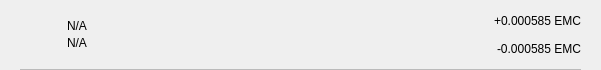
<?xml version="1.0" encoding="UTF-8"?>
<ui version="4.0">
 <class>TxRow</class>
 <widget class="QWidget" name="TxRow">
  <property name="geometry">
   <rect>
    <x>0</x>
    <y>0</y>
    <width>601</width>
    <height>70</height>
   </rect>
  </property>
  <property name="minimumSize">
   <size>
    <width>0</width>
    <height>40</height>
   </size>
  </property>
  <property name="windowTitle">
   <string>Form</string>
  </property>
  <layout class="QVBoxLayout" name="verticalLayout_3">
   <property name="spacing">
    <number>0</number>
   </property>
   <property name="leftMargin">
    <number>0</number>
   </property>
   <property name="topMargin">
    <number>0</number>
   </property>
   <property name="rightMargin">
    <number>0</number>
   </property>
   <property name="bottomMargin">
    <number>0</number>
   </property>
   <item>
    <widget class="QWidget" name="rowContainer" native="true">
     <layout class="QVBoxLayout" name="verticalLayout_2">
      <property name="spacing">
       <number>9</number>
      </property>
      <property name="leftMargin">
       <number>20</number>
      </property>
      <property name="topMargin">
       <number>9</number>
      </property>
      <property name="rightMargin">
       <number>20</number>
      </property>
      <property name="bottomMargin">
       <number>0</number>
      </property>
      <item>
       <widget class="QFrame" name="frame">
        <property name="styleSheet">
         <string notr="true">border:none;</string>
        </property>
        <property name="frameShape">
         <enum>QFrame::StyledPanel</enum>
        </property>
        <property name="frameShadow">
         <enum>QFrame::Raised</enum>
        </property>
        <layout class="QHBoxLayout" name="horizontalLayout" stretch="0,2,0">
         <property name="leftMargin">
          <number>0</number>
         </property>
         <property name="topMargin">
          <number>0</number>
         </property>
         <property name="rightMargin">
          <number>0</number>
         </property>
         <property name="bottomMargin">
          <number>0</number>
         </property>
         <item>
          <widget class="QPushButton" name="icon">
           <property name="focusPolicy">
            <enum>Qt::NoFocus</enum>
           </property>
           <property name="styleSheet">
            <string notr="true">border:none;</string>
           </property>
           <property name="text">
            <string/>
           </property>
           <property name="iconSize">
            <size>
             <width>28</width>
             <height>28</height>
            </size>
           </property>
          </widget>
         </item>
         <item>
          <layout class="QVBoxLayout" name="verticalLayout">
           <property name="spacing">
            <number>3</number>
           </property>
           <property name="leftMargin">
            <number>9</number>
           </property>
           <item>
            <widget class="QLabel" name="lblAddress">
             <property name="styleSheet">
              <string notr="true"/>
             </property>
             <property name="text">
              <string notr="true">N/A</string>
             </property>
             <property name="alignment">
              <set>Qt::AlignBottom|Qt::AlignLeading|Qt::AlignLeft</set>
             </property>
            </widget>
           </item>
           <item>
            <widget class="QLabel" name="lblDate">
             <property name="styleSheet">
              <string notr="true"/>
             </property>
             <property name="text">
              <string notr="true">N/A</string>
             </property>
             <property name="alignment">
              <set>Qt::AlignLeading|Qt::AlignLeft|Qt::AlignTop</set>
             </property>
            </widget>
           </item>
          </layout>
         </item>
         <item>
          <widget class="QWidget" name="containerAmounts" native="true">
           <property name="minimumSize">
            <size>
             <width>80</width>
             <height>0</height>
            </size>
           </property>
           <layout class="QVBoxLayout" name="verticalLayout_4">
            <property name="leftMargin">
             <number>0</number>
            </property>
            <property name="topMargin">
             <number>0</number>
            </property>
            <property name="rightMargin">
             <number>0</number>
            </property>
            <property name="bottomMargin">
             <number>0</number>
            </property>
            <item alignment="Qt::AlignRight">
             <widget class="QLabel" name="lblAmountTop">
              <property name="styleSheet">
               <string notr="true"/>
              </property>
              <property name="text">
               <string>+0.000585 EMC</string>
              </property>
             </widget>
            </item>
            <item alignment="Qt::AlignRight">
             <widget class="QLabel" name="lblAmountBottom">
              <property name="styleSheet">
               <string notr="true"/>
              </property>
              <property name="text">
               <string>-0.000585 EMC</string>
              </property>
             </widget>
            </item>
           </layout>
          </widget>
         </item>
        </layout>
       </widget>
      </item>
      <item>
       <widget class="QLabel" name="lblDivisory">
        <property name="minimumSize">
         <size>
          <width>0</width>
          <height>1</height>
         </size>
        </property>
        <property name="maximumSize">
         <size>
          <width>16777215</width>
          <height>1</height>
         </size>
        </property>
        <property name="styleSheet">
         <string notr="true">background-color:#bababa;</string>
        </property>
        <property name="text">
         <string/>
        </property>
        <property name="alignment">
         <set>Qt::AlignBottom|Qt::AlignLeading|Qt::AlignLeft</set>
        </property>
       </widget>
      </item>
     </layout>
    </widget>
   </item>
  </layout>
 </widget>
 <resources/>
 <connections/>
</ui>
